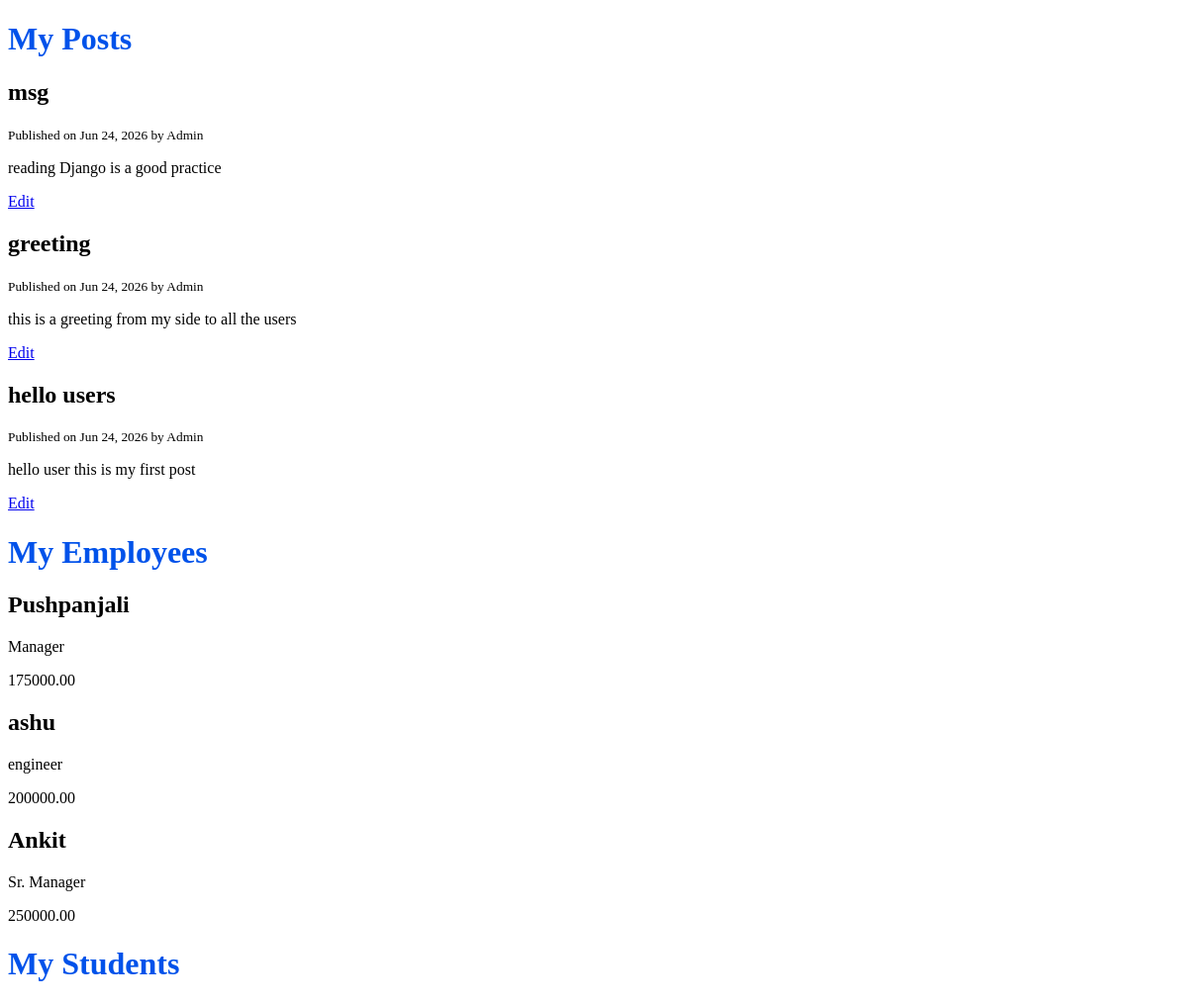
The page /blog/ on the database as committed earlier.
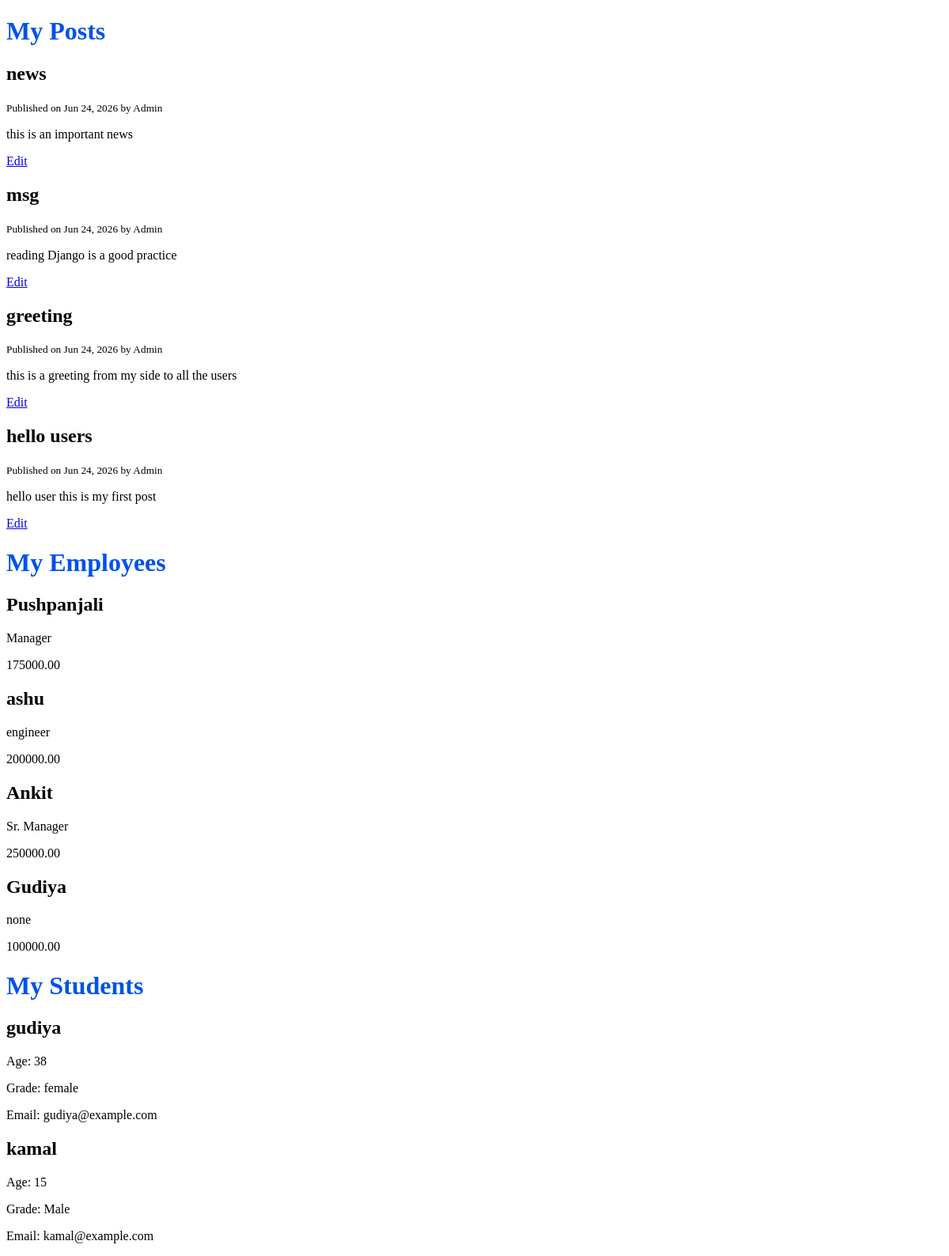
The same page on the database as committed later.
### blog/models.py (models this page shows, shortened)
class Post(models.Model):
    title = models.CharField(max_length=120)
    content = models.TextField()
    published_at = models.DateTimeField(default=timezone.now)
    author = models.ForeignKey(User, on_delete=models.CASCADE)
    class Meta:
        ordering = ['-published_at']

class Employee(models.Model):
    name = models.CharField(max_length=100)
    position = models.CharField(max_length=100)
    hire_date = models.DateField()
    salary = models.DecimalField(max_digits=10, decimal_places=2)

class Student(models.Model):
    name = models.CharField(max_length=100)
    age = models.IntegerField()
    grade = models.CharField(max_length=10)
    email = models.EmailField()

### blog/views.py (the view)
# urls.py: path('', views.home, name='posts'),
def home(request):
    posts=Post.objects.all()
    employees=Employee.objects.all()
    students = Student.objects.all()  # Fetch all students from the database
    context = {'posts':posts,
        'employees':employees,
        'students':students,
        'title': 'Zen of Python'
    }
    return render(request, 'blog/home.html',context)

### blog/templates/blog/home.html
{% extends 'base.html' %}
{% block content %}
<h1>My Posts</h1>
	{% for post in posts %}
		<h2>{{ post.title }}</h2>
		<small>Published on {{ post.published_at | date:"M d, Y" }} by {{ post.author | title}}</small>
		<p>{{ post.content }}</p>
		<p><a href="{% url 'post-edit' post.id %}">Edit</a></p>
	{% endfor %}
	<h1>My Employees</h1>
	{% for employee in employees %}
		<h2>{{ employee.name }}</h2>
		<p>{{ employee.position }}</p>
		<p>{{ employee.salary }}</p>
	{% endfor %}
	<h1>My Students</h1>
	{% for student in students %}
		<h2>{{ student.name }}</h2>
		<p>Age: {{ student.age }}</p>
		<p>Grade: {{ student.grade }}</p>
		<p>Email: {{ student.email }}</p>
	{% endfor %}
{% endblock content %}

### templates/base.html (shortened to what this page needs)
{%load static %}
<!DOCTYPE html>
<html lang="en">
  <head>
    <link rel="stylesheet" href="{% static 'css/style.css' %}" />
  </head>
  <body>
    {%block content%}
    {%endblock content%}
  </body>
</html>

### static/css/style.css (style rules this page uses)
h1 { color:#0052EA }

Rows that differ between the two databases and show on the page:
added Post: title "news", published_at "Jun 24, 2026", author "Admin", content "this is an important news"
added Employee: name "Gudiya", position "none", salary "100000.00"
added Student: name "gudiya", age "38", grade "female", email "gudiya@example.com"
added Student: name "kamal", age "15", grade "Male", email "kamal@example.com"
